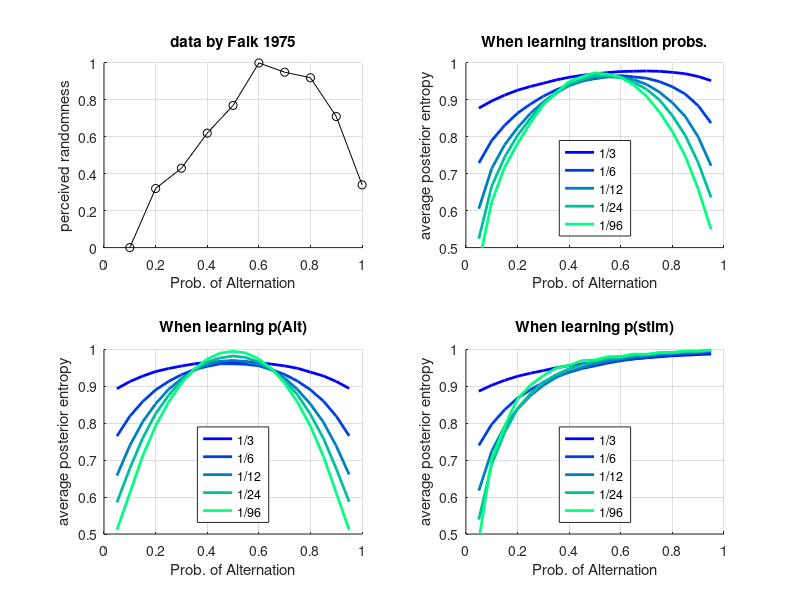

Write the MATLAB code that produced this figure.
% Script to plot the results of the simulations of Falk (1975).
% The simulation corresponds to "dynamic belief models".
% 
% Copyright 2016 Florent Meyniel & Maxime Maheu 

clear

% LOAD SIMULATION RESULTS
load Comparison_NonStationarity_data

% Get the prior probability on changes
pJump_str = cell(1, numel(pJump));
for k = 1:numel(pJump)
    pJump_str{k} = ['1/', num2str(1/pJump(k))];
end

% PLOT RESULTS
figure(2); set(gcf, 'Color', [1 1 1]); clf
set(gcf, 'Name', 'Ideal Observers with jump, different prior believes on volatility')
col = winter(numel(pJump));

subplot(2,2,1)
Falkdata = load('Falk1975data.mat');
plot(Falkdata.prob_of_alternation, Falkdata.perceived_randomness, 'ko-');
grid on; box off
xlabel('Prob. of Alternation')
ylabel('perceived randomness')
title('data by Falk 1975')

subplot(2,2,2)
hold on
for iP = 1:numel(pJump)
    plot(pAlt, m_avg_entropy_trans(:,iP), 'color', col(iP,:), 'LineWidth', 2)
end
legend(pJump_str, 'location', 'South')
ylim([0.5 1])
grid on
xlabel('Prob. of Alternation')
ylabel('average posterior entropy')
title('When learning transition probs.')

subplot(2,2,3)
hold on
for iP = 1:numel(pJump)
    plot(pAlt, m_avg_entropy_pAlt(:,iP), 'color', col(iP,:), 'LineWidth', 2)
end
legend(pJump_str, 'location', 'South')
ylim([0.5 1])
grid on
xlabel('Prob. of Alternation')
ylabel('average posterior entropy')
title('When learning p(Alt)')

subplot(2,2,4)
hold on

for iP = 1:numel(pJump)
    plot(pAlt, m_avg_entropy_freq(:,iP), 'color', col(iP,:), 'LineWidth', 2)
end
legend(pJump_str, 'location', 'South')
ylim([0.5 1])
grid on
xlabel('Prob. of Alternation')
ylabel('average posterior entropy')
title('When learning p(stim)')


